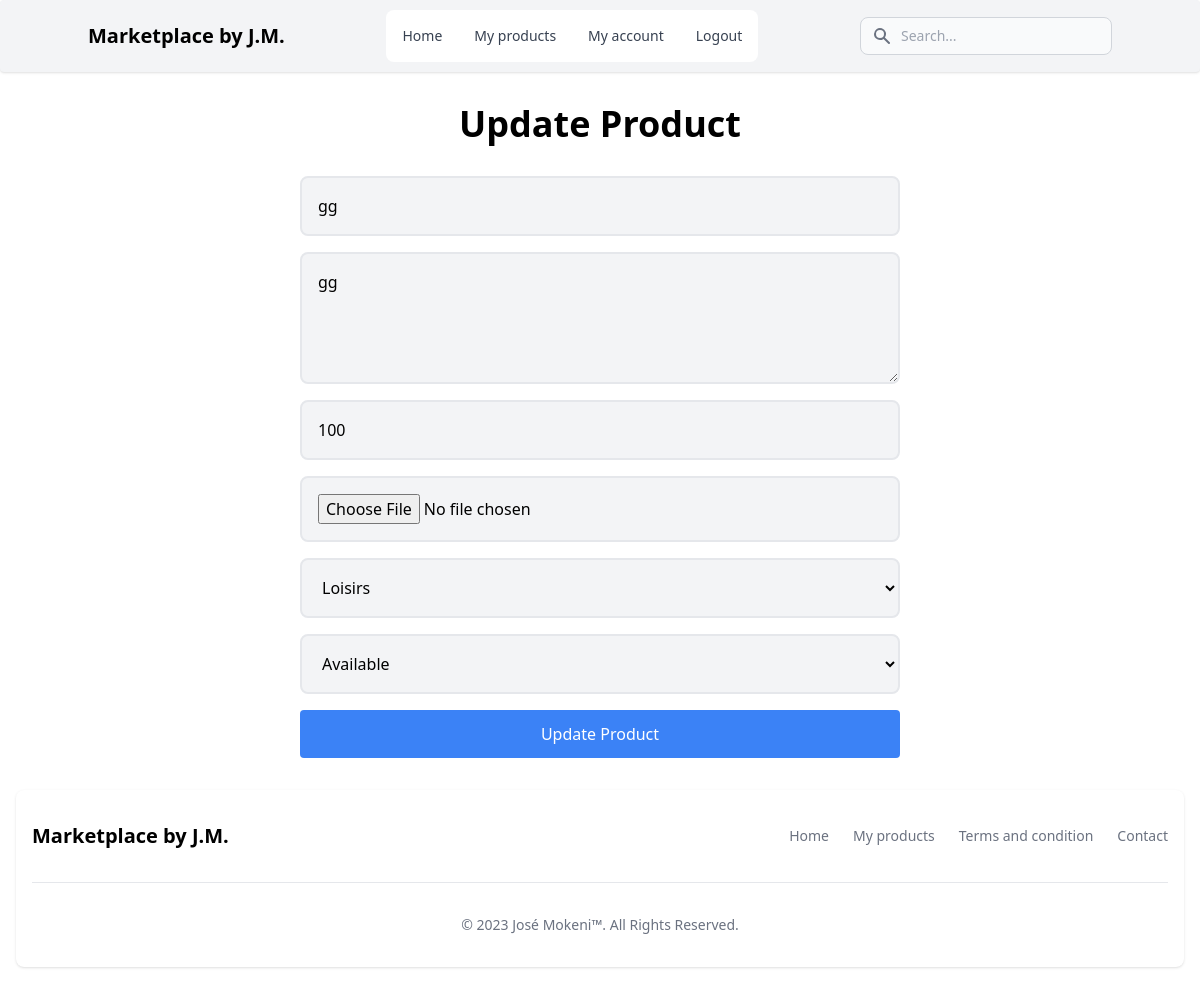
Page /products/update?id=8 (signed in) on the committed database.
### tables this page shows
CREATE TABLE `products` (
  `id` int(11) NOT NULL,
  `name` varchar(150) NOT NULL,
  `description` text NOT NULL,
  `price` decimal(10,0) NOT NULL,
  `status` varchar(50) NOT NULL,
  `imagePath` varchar(300) NOT NULL,
  `category_id` int(11) NOT NULL,
  `user_id` int(11) NOT NULL,
  `dateCreated` timestamp NULL DEFAULT current_timestamp()
);

### public/index.php (called while the page is built, shortened)
<?php
    $router = new Router();
    $router->get('/', [new ProductController(), 'index']);
    $router->get('/products', [new ProductController(), 'index']);
    $router->get('/product', [new ProductController(), 'productIndex']);
    $router->get('/products/create', [new ProductController(), 'create']);
    $router->post('/products/create', [new ProductController(), 'create']);
    $router->get('/products/update', [new ProductController(), 'update']);
    $router->post('/products/update', [new ProductController(), 'update']);
    $router->get('/products/delete', [new ProductController(), 'delete']);
    $router->get('/users', [new UserController(), 'index']);
    $router->get('/users/products', [new ProductController(), 'userProducts']);
    $router->get('/users/update', [new UserController(), 'update']);
    $router->get('/users/deactivate', [new UserController(), 'deactivate']);
    $router->post('/users/deactivate', [new UserController(), 'deactivate']);
    $router->get('/users/activate', [new UserController(), 'activate']);
    $router->post('/users/activate', [new UserController(), 'activate']);
    $router->get('/admin', [new AdminController(), 'index']);
    $router->get('/admin/update', [new AdminController(), 'update']);
    $router->get('/signin', [new AuthController(), 'signin']);
    $router->post('/signin', [new AuthController(), 'signin']);
    $router->get('/signup', [new AuthController(), 'signup']);
    $router->post('/signup', [new AuthController(), 'signup']);
    $router->get('/logout', [new AuthController(), 'logout']);
    $router->get('/termsandconditions', [new AuthController(), 'termsandconditions']);
    $router->resolve();

### models/Product.php (called while the page is built, shortened)
<?php
class Product
{
    public static function getOneById($id) : array
    {
        $sql = "SELECT * FROM products WHERE id = $id";
        $statement = Database::$pdo->prepare($sql);
        $statement->execute();
        return $statement->fetch(PDO::FETCH_ASSOC);
    }
    public static function getAllCategoriesIdAndNames() : array
    {
        $sql = "SELECT id, name FROM categories";
        $statement = Database::$pdo->prepare($sql);
        $statement->execute();
        return $statement->fetchAll(PDO::FETCH_ASSOC);
    }
}

### views/products/update.php (the view, shortened to what this page needs)
<body>
<?php
include_once __DIR__ . '/../partials/_navbar.php';
?>
<div class="bannerAddProd w-full mt-8">
    <h1 class="text-4xl text-center font-bold">Update Product</h1>
</div>
<form method="POST" class="w-[85%] lg:w-1/2 mx-auto mt-8" enctype="multipart/form-data">
    <div class="mb-4">
        <input type="text" name="name" id="name" placeholder="Product name" class="bg-gray-100 border-2 w-full p-4 rounded-lg" value="<?=$product['name'] ?>" required>
    </div>
    <div class="mb-4">
        <textarea name="description" id="description" cols="30" rows="4" placeholder="Description" class="bg-gray-100 border-2 w-full p-4 rounded-lg" required><?=$product['description'] ?></textarea>
    </div>
    <div class="mb-4">
        <input type="number" name="price" id="price" placeholder="Price" class="bg-gray-100 border-2 w-full p-4 rounded-lg" value="<?=$product['price'] ?>" required>
    </div>
    <div class="mb-4">
        <input type="file" name="image" id="image" placeholder="Image" class="bg-gray-100 border-2 w-full p-4 rounded-lg">
    </div>
    <div class="mb-4">
        <select name="category_id" id="category" class="bg-gray-100 border-2 w-full p-4 rounded-lg">
            <?php foreach ($categories as $category): ?>
                <?php if ($category['id'] == $product['category_id']): ?>
                    <option value="<?= $category['id'] ?>" selected><?= $category['name'] ?></option>
                <?php else: ?>
                    <option value="<?= $category['id'] ?>"><?= $category['name'] ?></option>
                <?php endif; ?>
            <?php endforeach; ?>
        </select>
    </div>
    <div class="mb-4">
        <select name="status" id="status" class="bg-gray-100 border-2 w-full p-4 rounded-lg">
            <?php if ($product['status'] == 'available'): ?>
                <option value="available" selected>Available</option>
            <?php else: ?>
                <option value="sold" selected>Sold</option>
                <option value="available">Available</option>
            <?php endif; ?>
        </select>
    </div>
    <div>
        <button type="submit" class="bg-blue-500 text-white px-4 py-3 rounded font-medium w-full">Update Product</button>
    </div>
</form>
<?php
include_once __DIR__ . '/../partials/_footer.php';
?>
</body>

### rows in the picture
products: name "gg", description "gg", price "100", status "Available"

### other values in the picture
form field category_id "Loisirs"
